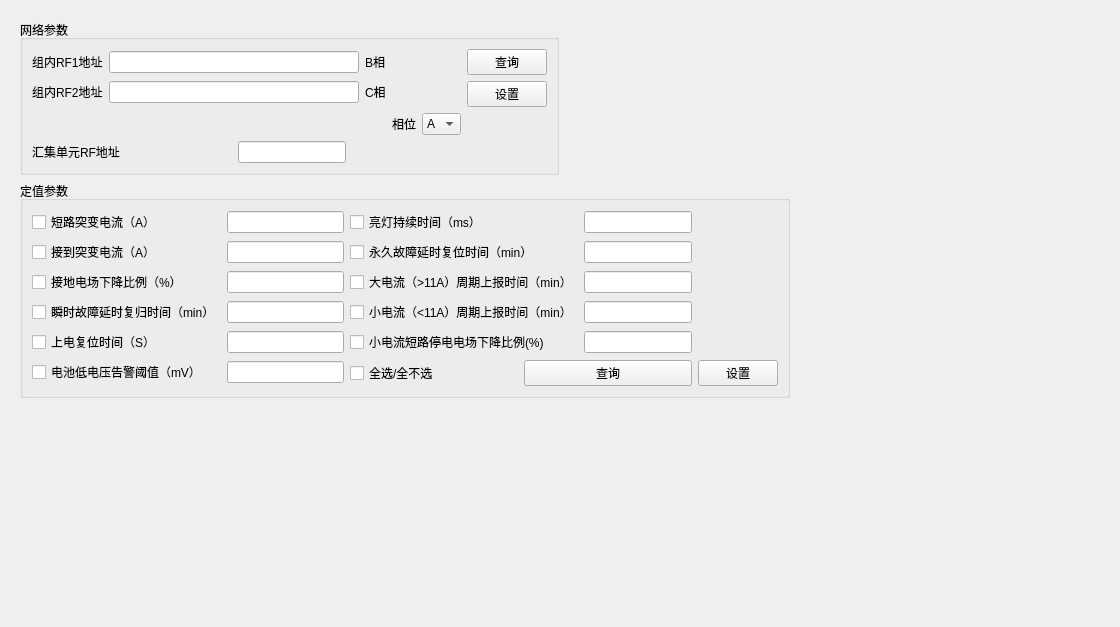
      <widget class="QWidget" name="tab_5">
       <attribute name="title">
        <string>网络和定值参数</string>
       </attribute>
       <layout class="QGridLayout" name="gridLayout_51">
        <item row="0" column="0">
         <widget class="QWidget" name="widget" native="true">
          <layout class="QGridLayout" name="gridLayout_50">
           <item row="0" column="0">
            <widget class="QGroupBox" name="groupBox_9">
             <property name="title">
              <string>网络参数</string>
             </property>
             <layout class="QGridLayout" name="gridLayout_39">
              <item row="0" column="0">
               <layout class="QGridLayout" name="gridLayout_8">
                <item row="0" column="0">
                 <widget class="QLabel" name="label_27">
                  <property name="text">
                   <string>组内RF1地址</string>
                  </property>
                 </widget>
                </item>
                <item row="0" column="1">
                 <widget class="QLineEdit" name="lineEdit_26">
                  <property name="maximumSize">
                   <size>
                    <width>300</width>
                    <height>16777215</height>
                   </size>
                  </property>
                 </widget>
                </item>
                <item row="0" column="2">
                 <widget class="QLabel" name="label_28">
                  <property name="text">
                   <string>B相</string>
                  </property>
                 </widget>
                </item>
                <item row="1" column="0">
                 <widget class="QLabel" name="label_29">
                  <property name="maximumSize">
                   <size>
                    <width>16777215</width>
                    <height>20</height>
                   </size>
                  </property>
                  <property name="text">
                   <string>组内RF2地址</string>
                  </property>
                 </widget>
                </item>
                <item row="1" column="1">
                 <widget class="QLineEdit" name="lineEdit_27">
                  <property name="maximumSize">
                   <size>
                    <width>300</width>
                    <height>16777215</height>
                   </size>
                  </property>
                 </widget>
                </item>
                <item row="1" column="2">
                 <widget class="QLabel" name="label_30">
                  <property name="text">
                   <string>C相</string>
                  </property>
                 </widget>
                </item>
               </layout>
              </item>
              <item row="0" column="2">
               <layout class="QGridLayout" name="gridLayout_38">
                <item row="0" column="0">
                 <widget class="QPushButton" name="pushButton_11">
                  <property name="text">
                   <string>查询</string>
                  </property>
                 </widget>
                </item>
                <item row="1" column="0">
                 <widget class="QPushButton" name="pushButton_12">
                  <property name="text">
                   <string>设置</string>
                  </property>
                 </widget>
                </item>
               </layout>
              </item>
              <item row="1" column="1">
               <layout class="QGridLayout" name="gridLayout_37">
                <item row="0" column="0">
                 <widget class="QLabel" name="label_32">
                  <property name="text">
                   <string>相位</string>
                  </property>
                 </widget>
                </item>
                <item row="0" column="1">
                 <widget class="QComboBox" name="comboBox">
                  <item>
                   <property name="text">
                    <string>A</string>
                   </property>
                  </item>
                  <item>
                   <property name="text">
                    <string>B</string>
                   </property>
                  </item>
                  <item>
                   <property name="text">
                    <string>C</string>
                   </property>
                  </item>
                 </widget>
                </item>
               </layout>
              </item>
              <item row="2" column="0">
               <layout class="QHBoxLayout" name="horizontalLayout_16">
                <item>
                 <widget class="QLabel" name="label_31">
                  <property name="minimumSize">
                   <size>
                    <width>200</width>
                    <height>0</height>
                   </size>
                  </property>
                  <property name="text">
                   <string>汇集单元RF地址</string>
                  </property>
                 </widget>
                </item>
                <item>
                 <widget class="QLineEdit" name="lineEdit_28">
                  <property name="maximumSize">
                   <size>
                    <width>300</width>
                    <height>16777215</height>
                   </size>
                  </property>
                 </widget>
                </item>
                <item>
                 <spacer name="horizontalSpacer_14">
                  <property name="orientation">
                   <enum>Qt::Horizontal</enum>
                  </property>
                  <property name="sizeHint" stdset="0">
                   <size>
                    <width>40</width>
                    <height>20</height>
                   </size>
                  </property>
                 </spacer>
                </item>
               </layout>
              </item>
             </layout>
            </widget>
           </item>
           <item row="0" column="1">
            <spacer name="horizontalSpacer_18">
             <property name="orientation">
              <enum>Qt::Horizontal</enum>
             </property>
             <property name="sizeHint" stdset="0">
              <size>
               <width>225</width>
               <height>20</height>
              </size>
             </property>
            </spacer>
           </item>
           <item row="1" column="0" colspan="2">
            <widget class="QGroupBox" name="groupBox_10">
             <property name="title">
              <string>定值参数</string>
             </property>
             <layout class="QGridLayout" name="gridLayout_36">
              <item row="0" column="0" rowspan="2">
               <layout class="QGridLayout" name="gridLayout_9">
                <item row="0" column="0">
                 <widget class="QCheckBox" name="checkBox_2">
                  <property name="text">
                   <string>短路突变电流（A）</string>
                  </property>
                 </widget>
                </item>
                <item row="0" column="1">
                 <widget class="QLineEdit" name="lineEdit_29">
                  <property name="minimumSize">
                   <size>
                    <width>90</width>
                    <height>0</height>
                   </size>
                  </property>
                  <property name="maximumSize">
                   <size>
                    <width>200</width>
                    <height>16777215</height>
                   </size>
                  </property>
                 </widget>
                </item>
                <item row="1" column="0">
                 <widget class="QCheckBox" name="checkBox_5">
                  <property name="text">
                   <string>接到突变电流（A）</string>
                  </property>
                 </widget>
                </item>
                <item row="1" column="1">
                 <widget class="QLineEdit" name="lineEdit_32">
                  <property name="maximumSize">
                   <size>
                    <width>200</width>
                    <height>16777215</height>
                   </size>
                  </property>
                 </widget>
                </item>
                <item row="2" column="0">
                 <widget class="QCheckBox" name="checkBox_7">
                  <property name="text">
                   <string>接地电场下降比例（%）</string>
                  </property>
                 </widget>
                </item>
                <item row="2" column="1">
                 <widget class="QLineEdit" name="lineEdit_34">
                  <property name="maximumSize">
                   <size>
                    <width>200</width>
                    <height>16777215</height>
                   </size>
                  </property>
                 </widget>
                </item>
                <item row="3" column="0">
                 <widget class="QCheckBox" name="checkBox_9">
                  <property name="text">
                   <string>瞬时故障延时复归时间（min）</string>
                  </property>
                 </widget>
                </item>
                <item row="3" column="1">
                 <widget class="QLineEdit" name="lineEdit_36">
                  <property name="maximumSize">
                   <size>
                    <width>200</width>
                    <height>16777215</height>
                   </size>
                  </property>
                 </widget>
                </item>
                <item row="4" column="0">
                 <widget class="QCheckBox" name="checkBox_11">
                  <property name="text">
                   <string>上电复位时间（S）</string>
                  </property>
                 </widget>
                </item>
                <item row="4" column="1">
                 <widget class="QLineEdit" name="lineEdit_38">
                  <property name="maximumSize">
                   <size>
                    <width>200</width>
                    <height>16777215</height>
                   </size>
                  </property>
                 </widget>
                </item>
                <item row="5" column="0">
                 <widget class="QCheckBox" name="checkBox_13">
                  <property name="text">
                   <string>电池低电压告警阈值（mV）</string>
                  </property>
                 </widget>
                </item>
                <item row="5" column="1">
                 <widget class="QLineEdit" name="lineEdit_40">
                  <property name="maximumSize">
                   <size>
                    <width>200</width>
                    <height>16777215</height>
                   </size>
                  </property>
                 </widget>
                </item>
               </layout>
              </item>
              <item row="0" column="1" colspan="2">
               <layout class="QGridLayout" name="gridLayout_35">
                <item row="0" column="0">
                 <widget class="QCheckBox" name="checkBox_3">
                  <property name="text">
                   <string>亮灯持续时间（ms）</string>
                  </property>
                 </widget>
                </item>
                <item row="0" column="1">
                 <widget class="QLineEdit" name="lineEdit_30">
                  <property name="minimumSize">
                   <size>
                    <width>90</width>
                    <height>0</height>
                   </size>
                  </property>
                  <property name="maximumSize">
                   <size>
                    <width>150</width>
                    <height>16777215</height>
                   </size>
                  </property>
                 </widget>
                </item>
                <item row="1" column="0">
                 <widget class="QCheckBox" name="checkBox_4">
                  <property name="minimumSize">
                   <size>
                    <width>150</width>
                    <height>0</height>
                   </size>
                  </property>
                  <property name="text">
                   <string>永久故障延时复位时间（min）</string>
                  </property>
                 </widget>
                </item>
                <item row="1" column="1">
                 <widget class="QLineEdit" name="lineEdit_31">
                  <property name="maximumSize">
                   <size>
                    <width>150</width>
                    <height>16777215</height>
                   </size>
                  </property>
                 </widget>
                </item>
                <item row="2" column="0">
                 <widget class="QCheckBox" name="checkBox_6">
                  <property name="text">
                   <string>大电流（&gt;11A）周期上报时间（min）</string>
                  </property>
                 </widget>
                </item>
                <item row="2" column="1">
                 <widget class="QLineEdit" name="lineEdit_33">
                  <property name="maximumSize">
                   <size>
                    <width>150</width>
                    <height>16777215</height>
                   </size>
                  </property>
                 </widget>
                </item>
                <item row="3" column="0">
                 <widget class="QCheckBox" name="checkBox_8">
                  <property name="text">
                   <string>小电流（&lt;11A）周期上报时间（min）</string>
                  </property>
                 </widget>
                </item>
                <item row="3" column="1">
                 <widget class="QLineEdit" name="lineEdit_35">
                  <property name="maximumSize">
                   <size>
                    <width>150</width>
                    <height>16777215</height>
                   </size>
                  </property>
                 </widget>
                </item>
                <item row="4" column="0">
                 <widget class="QCheckBox" name="checkBox_10">
                  <property name="text">
                   <string>小电流短路停电电场下降比例(%)</string>
                  </property>
                 </widget>
                </item>
                <item row="4" column="1">
                 <widget class="QLineEdit" name="lineEdit_37">
                  <property name="maximumSize">
                   <size>
                    <width>150</width>
                    <height>16777215</height>
                   </size>
                  </property>
                 </widget>
                </item>
               </layout>
              </item>
              <item row="1" column="1">
               <widget class="QCheckBox" name="checkBox_12">
                <property name="text">
                 <string>全选/全不选</string>
                </property>
               </widget>
              </item>
              <item row="1" column="2">
               <widget class="QPushButton" name="pushButton_13">
                <property name="text">
                 <string>查询</string>
                </property>
               </widget>
              </item>
              <item row="1" column="3">
               <widget class="QPushButton" name="pushButton_14">
                <property name="text">
                 <string>设置</string>
                </property>
               </widget>
              </item>
             </layout>
            </widget>
           </item>
          </layout>
         </widget>
        </item>
        <item row="0" column="1">
         <spacer name="horizontalSpacer_19">
          <property name="orientation">
           <enum>Qt::Horizontal</enum>
          </property>
          <property name="sizeHint" stdset="0">
           <size>
            <width>310</width>
            <height>20</height>
           </size>
          </property>
         </spacer>
        </item>
        <item row="1" column="0">
         <spacer name="verticalSpacer_4">
          <property name="orientation">
           <enum>Qt::Vertical</enum>
          </property>
          <property name="sizeHint" stdset="0">
           <size>
            <width>20</width>
            <height>209</height>
           </size>
          </property>
         </spacer>
        </item>
       </layout>
      </widget>
